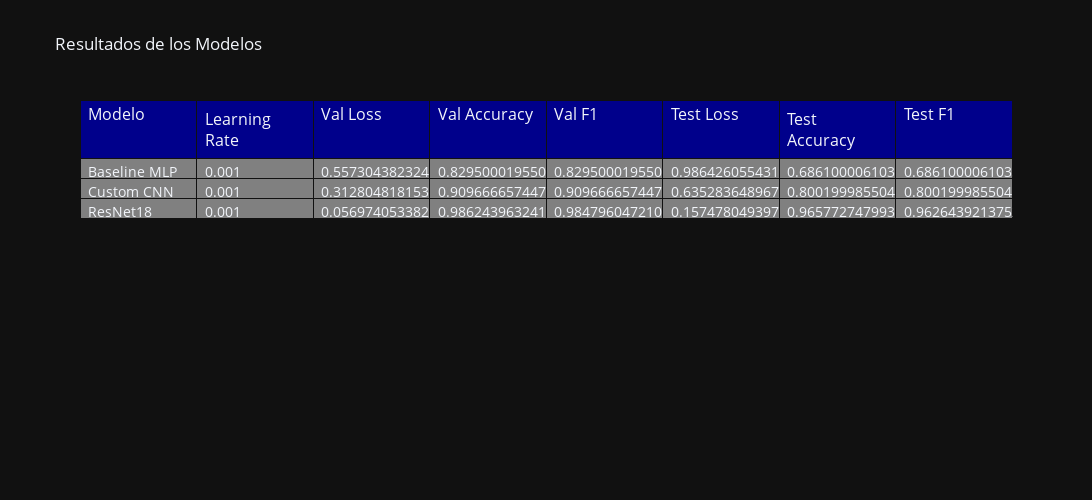

The notebook cell this image was saved under:
### Markdown cell above
### Tabla de resultados: 
Usando el Baseline y las Propuestas se debe componer una tabla de resultados donde se nombre la aproximación utilizada, hiper-parámetros relevantes y
las métricas del problema. Para problemas de clasificación se utilizará Accuracy y F1-Score.

### Code cell
import plotly.graph_objects as go

# Cargando el CSV de los resultados
df_results = pd.read_csv("resultados_modelos.csv")

color_idx = 0
# Creo la tabla en Plotly
fig = go.Figure(data=[go.Table(
    header=dict(values=list(df_results.columns),
                fill_color='darkblue',
                align='left',
                font=dict(size=16)),
    cells=dict(values=[df_results[col] for col in df_results.columns],
               fill_color='gray',
               align=['left'],
               font=dict(size=14)))
])

# Ajusto el tamaño de la figura
fig.update_layout(
    title="Resultados de los Modelos",
    width=1256,  
    height=500,  
    template="plotly_dark"
)

# Muestro la tabla
fig.show()

### Figure 1 — Plotly figure (JSON) as saved in the notebook; plotly's stock layout.template omitted (floating-point values rounded to 4 significant figures)
{"data": [{"cells": {"align": ["left"], "fill": {"color": "gray"}, "font": {"size": 14}, "values": [["Baseline MLP", "Custom CNN", "ResNet18"], [0.001, 0.001, 0.001], [0.5573, 0.3128, 0.05697], [0.8295, 0.9097, 0.9862], [0.8295, 0.9097, 0.9848], [0.9864, 0.6353, 0.1575], [0.6861, 0.8002, 0.9658], [0.6861, 0.8002, 0.9626]]}, "header": {"align": "left", "fill": {"color": "darkblue"}, "font": {"size": 16}, "values": ["Modelo", "Learning Rate", "Val Loss", "Val Accuracy", "Val F1", "Test Loss", "Test Accuracy", "Test F1"]}, "type": "table"}], "layout": {"height": 500, "title": {"text": "Resultados de los Modelos"}, "width": 1256}}
